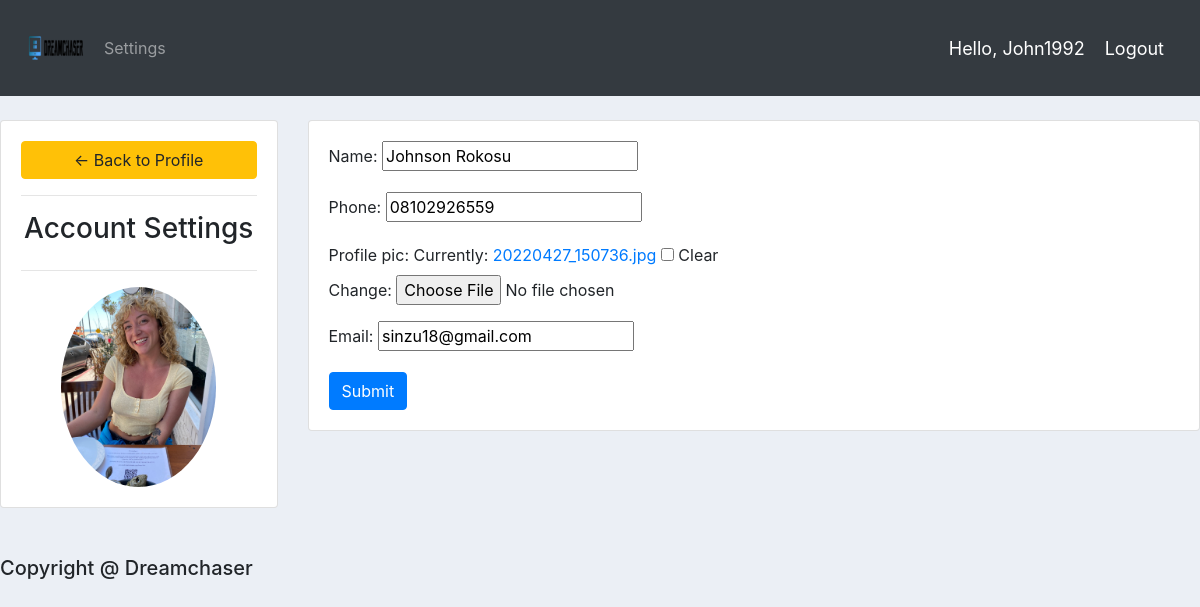
/account/ (signed in), run on the app's committed database.
### accounts/models.py (models this page shows, shortened)
class Customer(models.Model):
    user = models.OneToOneField(User, null = True, blank=True, on_delete=models.CASCADE)
    name = models.CharField(max_length=200, null=True)
    phone = models.CharField(max_length=200, null=True)
    profile_pic = models.ImageField(default="profile1.png",null= True, blank= True)
    email = models.CharField(max_length=200, null=True)
    date_created= models.DateTimeField(auto_now_add=True, null=True)

### accounts/decorators.py (the view)
        def wrapper_func(request, *args, **kwargs):
            group = None
            if request.user.groups.exists():
                group = request.user.groups.all()[0].name
            if group in allowed_roles:
                return view_func(request, *args, **kwargs)
            else:
                return HttpResponse('You are not authorize to view this page')

### accounts/forms.py
class CustomerForm(ModelForm):
    class Meta:
        model = Customer
        fields = '__all__'
        exclude = ['user']

### accounts/views.py (called while the page is built)
@login_required(login_url='login')
@allowed_users(allowed_roles=['customer'])
def accountSettings(request):
    customer = request.user.customer
    form = CustomerForm(instance = customer)
    if request.method =='POST':
        form = CustomerForm(request.POST,request.FILES,instance=customer)
        if form.is_valid():
            form.save()
    context={'form':form}
    return render (request, 'accounts/account_settings.html', context)

### accounts/templates/accounts/account_settings.html (shortened to what this page needs)
{%  extends 'accounts/main.html' %}
{% load static %}
{% block content %}
<br>
<div class="row">
	<div class="col-md-3">
		<div class="card card-body">
			<a class="btn btn-warning" href="{% url 'home' %}"> &#8592; Back to Profile</a>
			<hr>
			<h3 style="text-align: center">Account Settings</h3>
			<hr>
            {% if request.user.customer.profile_pic %}
			<img class="profile-pic" src="{{request.user.customer.profile_pic.url}}" >
            {% else %}
            <img src="{% static 'images/profile2.png' %}">
            {% endif %}
		</div>
	</div>
	<div class="col-md-9">
		<div class="card card-body">
			<form method="POST" action="" enctype="multipart/form-data">
				{{form.as_p}}
			<input class="btn btn-primary" type="submit" name="Update Information">
			</form>
		</div>
	</div>
</div>
{% endblock %}

### accounts/templates/accounts/navbar.html (shortened to what this page needs)
{% load static %}
<nav class="navbar navbar-expand-lg navbar-dark bg-dark">
  <img src="{% static 'images/logo.png' %}">
    <div class="collapse navbar-collapse" id="navbarNav">
      <ul class="navbar-nav">
        {% if request.user.is_staff %}
        <li class="nav-item active">
          <a class="nav-link" href="{% url 'home'  %}">Dashboard</a>
        </li>
        <li class="nav-item">
          <a class="nav-link" href="{% url 'products'  %}">Products</a>
        </li>
        {% else %}
        <li class="nav-item">
          <a class="nav-link" href="{% url 'account' %}" > Settings </a>
        </li>
        {% endif %}
      </ul>
    </div>
    <span class="hello-msg">Hello, {{request.user}}</span>
    <span><a class="hello-msg" href="{% url 'logout' %}"> Logout </a></span>
  </nav>

### static/css/main.css (style rules this page uses)
body { background-color:#ebeff5; }

### accounts/templates/accounts/navbar.html (style rules this page uses)
.hello-msg { font-size: 18px; color:#fff; margin-right: 20px; }

### accounts/templates/accounts/account_settings.html (style rules this page uses)
.profile-pic { max-width: 200px; max-height:200px; margin: 0 auto; border-radius: 50%; }

### data on the page
Customer: name "Johnson Rokosu", phone "08102926559", email "sinzu18@gmail.com"

### other printed values
{{ request.user }} "John1992"
